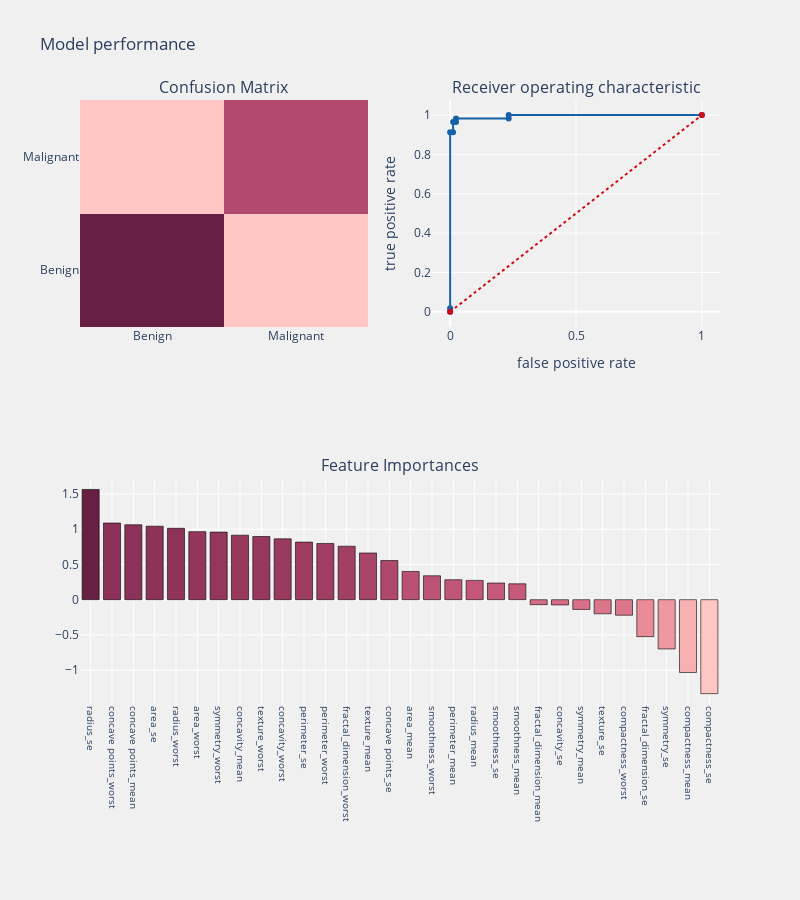

The cell this chart's notebook holds for it:
### Markdown cell above
# 2. Logistic Regression - Synthetic Minority Oversampling Technique (SMOTE)

### Code cell
#Synthetic Minority Oversampling Technique (SMOTE)
from imblearn.over_sampling import SMOTE

cols    = [i for i in dataset.columns if i not in Id_col+target_col]

smote_X = dataset[cols]
smote_Y = dataset[target_col]

#Split train and test data
smote_train_X,smote_test_X,smote_train_Y,smote_test_Y = train_test_split(smote_X,smote_Y,
                                                                         test_size = .25 ,
                                                                         random_state = 111)

#oversampling minority class using smote
os = SMOTE(random_state = 0)
os_smote_X,os_smote_Y = os.fit_sample(smote_train_X,smote_train_Y)
os_smote_X = pd.DataFrame(data = os_smote_X,columns=cols)
os_smote_Y = pd.DataFrame(data = os_smote_Y,columns=target_col)


logit_smote = LogisticRegression(C=1.0, class_weight=None, dual=False, fit_intercept=True,
          intercept_scaling=1, max_iter=100, multi_class='ovr', n_jobs=1,
          penalty='l2', random_state=None, solver='liblinear', tol=0.0001,
          verbose=0, warm_start=False)

breast_cancer_prediction(logit_smote,os_smote_X,test_X,os_smote_Y,test_Y,cols,"coefficients")

### Figure 1 — Plotly figure (JSON) as saved in the notebook; plotly's stock layout.template omitted (floating-point values rounded to 4 significant figures)
{"data": [{"colorscale": [[0, "rgb(255, 198, 196)"], [0.1667, "rgb(244, 163, 168)"], [0.3333, "rgb(227, 129, 145)"], [0.5, "rgb(204, 96, 125)"], [0.6667, "rgb(173, 70, 108)"], [0.8333, "rgb(139, 48, 88)"], [1, "rgb(103, 32, 68)"]], "name": "matrix", "showscale": false, "type": "heatmap", "x": ["Benign", "Malignant"], "xaxis": "x", "y": ["Benign", "Malignant"], "yaxis": "y", "z": [[84, 2], [2, 55]]}, {"line": {"color": "rgb(22, 96, 167)", "width": 2}, "name": "Roc : 0.9708282333741329", "type": "scatter", "x": [0, 0, 0, 0.01163, 0.01163, 0.02326, 0.02326, 0.2326, 0.2326, 1], "xaxis": "x2", "y": [0, 0.01754, 0.9123, 0.9123, 0.9649, 0.9649, 0.9825, 0.9825, 1, 1], "yaxis": "y2"}, {"line": {"color": "rgb(205, 12, 24)", "dash": "dot", "width": 2}, "type": "scatter", "x": [0, 1], "xaxis": "x2", "y": [0, 1], "yaxis": "y2"}, {"marker": {"color": [1.565, 1.088, 1.064, 1.043, 1.013, 0.9658, 0.9594, 0.9156, 0.8967, 0.8637, 0.8172, 0.7979, 0.7589, 0.6629, 0.5558, 0.4008, 0.3394, 0.2835, 0.2738, 0.2362, 0.2254, -0.07069, -0.07438, -0.1382, -0.2, -0.2205, -0.5245, -0.699, -1.033, -1.334], "colorscale": [[0, "rgb(255, 198, 196)"], [0.1667, "rgb(244, 163, 168)"], [0.3333, "rgb(227, 129, 145)"], [0.5, "rgb(204, 96, 125)"], [0.6667, "rgb(173, 70, 108)"], [0.8333, "rgb(139, 48, 88)"], [1, "rgb(103, 32, 68)"]], "line": {"color": "black", "width": 0.6}}, "name": "coefficients", "type": "bar", "x": ["radius_se", "concave points_worst", "concave points_mean", "area_se", "radius_worst", "area_worst", "symmetry_worst", "concavity_mean", "texture_worst", "concavity_worst", "perimeter_se", "perimeter_worst", "fractal_dimension_worst", "texture_mean", "concave points_se", "area_mean", "smoothness_worst", "perimeter_mean", "radius_mean", "smoothness_se", "smoothness_mean", "fractal_dimension_mean", "concavity_se", "symmetry_mean", "texture_se", "compactness_worst", "fractal_dimension_se", "symmetry_se", "compactness_mean", "compactness_se"], "xaxis": "x3", "y": [1.565, 1.088, 1.064, 1.043, 1.013, 0.9658, 0.9594, 0.9156, 0.8967, 0.8637, 0.8172, 0.7979, 0.7589, 0.6629, 0.5558, 0.4008, 0.3394, 0.2835, 0.2738, 0.2362, 0.2254, -0.07069, -0.07438, -0.1382, -0.2, -0.2205, -0.5245, -0.699, -1.033, -1.334], "yaxis": "y3"}], "layout": {"annotations": [{"font": {"size": 16}, "showarrow": false, "text": "Confusion Matrix", "x": 0.225, "xanchor": "center", "xref": "paper", "y": 1, "yanchor": "bottom", "yref": "paper"}, {"font": {"size": 16}, "showarrow": false, "text": "Receiver operating characteristic", "x": 0.775, "xanchor": "center", "xref": "paper", "y": 1, "yanchor": "bottom", "yref": "paper"}, {"font": {"size": 16}, "showarrow": false, "text": "Feature Importances", "x": 0.5, "xanchor": "center", "xref": "paper", "y": 0.375, "yanchor": "bottom", "yref": "paper"}], "autosize": false, "height": 900, "margin": {"b": 195}, "paper_bgcolor": "rgba(240,240,240, 0.95)", "plot_bgcolor": "rgba(240,240,240, 0.95)", "showlegend": false, "title": {"text": "Model performance"}, "width": 800, "xaxis": {"anchor": "y", "domain": [0, 0.45]}, "xaxis2": {"anchor": "y2", "domain": [0.55, 1], "title": {"text": "false positive rate"}}, "xaxis3": {"anchor": "y3", "domain": [0, 1], "showgrid": true, "tickangle": 90, "tickfont": {"size": 10}}, "yaxis": {"anchor": "x", "domain": [0.625, 1]}, "yaxis2": {"anchor": "x2", "domain": [0.625, 1], "title": {"text": "true positive rate"}}, "yaxis3": {"anchor": "x3", "domain": [0, 0.375]}}}
